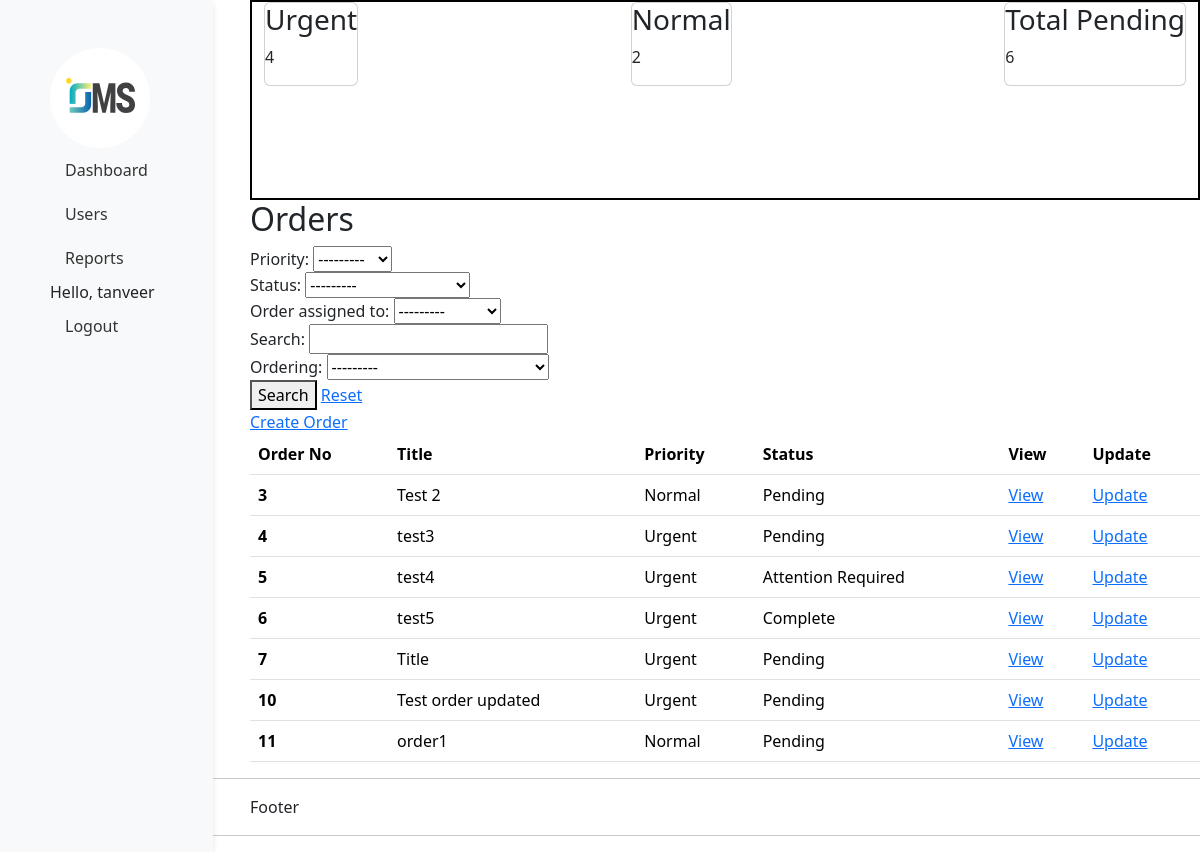
The app's page / (signed in) with its own data.
### accounts/models.py (models this page shows, shortened)
class Order(models.Model):
    STATUS = (
        ('Pending', 'Pending'),
        ('Complete', 'Complete'),
        ('Attention Required', 'Attention Required')
    )
    PRIORITY = (
        ('Urgent', 'Urgent'),
        ('Normal', 'Normal')
    )
    title = models.CharField(max_length=200)
    image = models.ImageField(upload_to='media/')
    description = models.TextField(null=True, blank=True)
    priority = models.CharField(max_length=50, choices=PRIORITY)
    status = models.CharField(max_length=50, choices=STATUS, default='Pending')
    date_created = models.DateTimeField(auto_now_add=True, null=True)
    created_by = models.ForeignKey(User, on_delete=models.SET_NULL, null=True, related_name='created_orders')
    order_assigned_to = models.ForeignKey(User, on_delete=models.SET_NULL, null=True, related_name='assigned_orders', blank=True)

### accounts/decorators.py (the view)
        def wrapper_func(request, *args, **kwargs):
            group = None
            if request.user.groups.exists():
                group =  request.user.groups.all()[0].name
            if group in allowed_roles:
                return view_func(request, *args, **kwargs)
            else:
                return HttpResponse('You are not authorized to see this page')

### accounts/views.py (called while the page is built)
@login_required(login_url='login')
@allowed_users(allowed_roles=['admin', 'manager', 'worker'])
def home(request):
    orders = Order.objects.all()
    total_pending = orders.exclude(status='Complete').count()
    urgent = orders.filter(priority='Urgent').exclude(status='Complete').count()
    regular = orders.filter(priority='Normal').exclude(status='Complete').count()
    myFilter = OrderFilter(request.GET, queryset=orders)
    orders = myFilter.qs
    context = {'orders': orders ,
                'total_pending': total_pending,
                'urgent': urgent,
                'regular': regular,
                'myFilter': myFilter
                }
    return render(request, 'accounts/dashboard.html', context)

### accounts/templates/accounts/dashboard.html
{% extends 'accounts/main.html' %} {% block content %}
<main>
  <section>{% include 'accounts/status.html' %}</section>
  <section>{% include 'accounts/orders.html' %}</section>
</main>
{% endblock %}

### accounts/templates/accounts/sidebar.html
{% load static %}
<div class="sidebar">
  <img src="{% static 'images/logo.svg' %}" alt="" width="100px" />
  <a href="{% url 'home' %}">Dashboard</a>
  <a href="{% url 'users' %}">Users</a>
  <a href="#">Reports</a>
  <span>Hello, {{request.user}}</span>
  <span><a href="{% url 'logout' %}">Logout</a></span>
</div>

### accounts/templates/accounts/orders.html
<h2>Orders</h2>
<form action="" method="GET">
  {{myFilter.form}}
  <button type="submit">Search</button>
  <a href="{% url 'home' %}">Reset</a>
</form>
<a href="{% url 'create_order' %}">Create Order</a>
{% if orders %}
<table class="table">
  <thead>
    <tr>
      <th scope="col">Order No</th>
      <th scope="col">Title</th>
      <th scope="col">Priority</th>
      <th scope="col">Status</th>
      <th scope="col">View</th>
      <th scope="col">Update</th>
    </tr>
  </thead>
  <tbody>
    {% for i in orders %}
    <tr>
      <th scope="row">{{i.id}}</th>
      <td>{{i.title}}</td>
      <td>{{i.priority}}</td>
      <td>{{i.status}}</td>
      <td><a href="{% url 'view_order' i.pk %}">View</a></td>
      <td><a href="{% url 'update_order' i.pk %}">Update</a></td>
    </tr>
    {% endfor %}
  </tbody>
</table>
{% else %}
<p>No orders found.</p>
{% endif %}

### static/css/main.css (style rules this page uses)
.sidebar { position: fixed; top: 0; bottom: 0; left: 0; z-index: 100; padding: 48px 50px; background-color: #f8f9fa; box-shadow: 0 4px 6px rgba(0, 0, 0, 0.1); }
.sidebar a { padding: 10px 15px; text-decoration: none; color: #333; display: block; }
main, footer { padding-left: 250px; }

### records on screen
Order: id "3", title "Test 2", priority "Normal", status "Pending"
Order: id "4", title "test3", priority "Urgent", status "Pending"
Order: id "5", title "test4", priority "Urgent", status "Attention Required"
Order: id "6", title "test5", priority "Urgent", status "Complete"
Order: id "7", title "Title", priority "Urgent", status "Pending"
Order: id "10", title "Test order updated", priority "Urgent", status "Pending"
Order: id "11", title "order1", priority "Normal", status "Pending"

### other values on screen
{{ request.user }} "tanveer"
{{ urgent }} "4"
{{ regular }} "2"
{{ total_pending }} "6"
